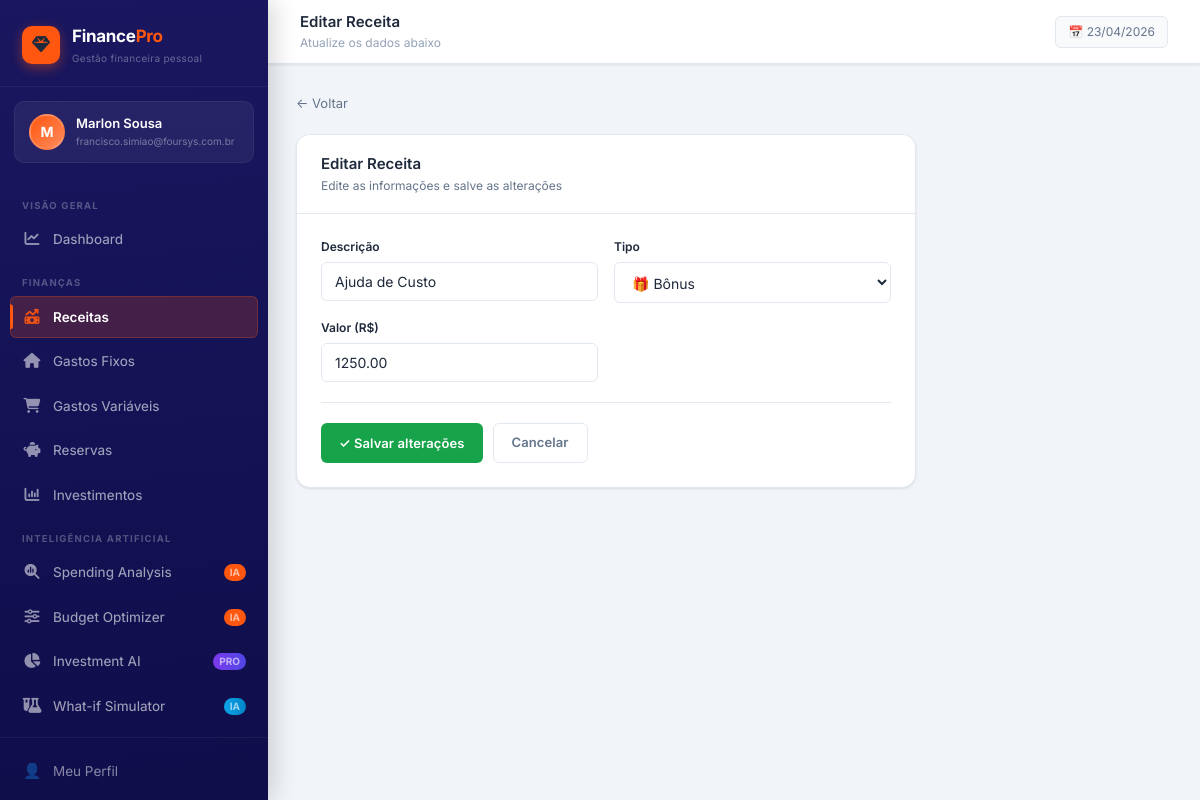
The app's page /receitas/2/editar/ (signed in) with its own data.
### accounts/models.py (models this page shows, shortened)
class User(AbstractBaseUser, PermissionsMixin):
    email = models.EmailField(unique=True, verbose_name='E-mail')
    first_name = models.CharField(max_length=100, verbose_name='Nome')
    last_name = models.CharField(max_length=100, blank=True, verbose_name='Sobrenome')
    photo = models.ImageField(
        upload_to='photos/',
        null=True, blank=True,
        verbose_name='Foto do perfil'
    )
    is_active = models.BooleanField(default=True)
    is_staff = models.BooleanField(default=False)
    date_joined = models.DateTimeField(auto_now_add=True)
    objects = UserManager()
    USERNAME_FIELD = 'email'
    REQUIRED_FIELDS = ['first_name']
    class Meta:
        verbose_name = 'Usuário'
        verbose_name_plural = 'Usuários'
    def get_full_name(self):
        return f'{self.first_name} {self.last_name}'.strip()

### finance/models.py (models this page shows, shortened)
class Receita(models.Model):
    TIPO_CHOICES = [
        ('salary', '💼 Salário'),
        ('vr',     '🍽️ VR / VA'),
        ('bonus',  '🎁 Bônus'),
        ('other',  '📦 Outro'),
    ]
    user   = models.ForeignKey(settings.AUTH_USER_MODEL, on_delete=models.CASCADE, related_name='receitas')
    nome   = models.CharField(max_length=200, verbose_name='Descrição')
    tipo   = models.CharField(max_length=20, choices=TIPO_CHOICES, default='salary', verbose_name='Tipo')
    valor  = models.DecimalField(max_digits=12, decimal_places=2, verbose_name='Valor (R$)')
    criado = models.DateTimeField(auto_now_add=True)
    class Meta:
        verbose_name = 'Receita'
        ordering = ['-criado']

### finance/views.py (the view)
# urls.py: path('receitas/<int:pk>/editar/',         views.receita_edit,        name='receita_edit'),
@login_required
def receita_edit(request, pk):
    obj = get_object_or_404(Receita, pk=pk, user=request.user)
    form = ReceitaForm(request.POST or None, instance=obj)
    if request.method == 'POST' and form.is_valid():
        form.save()
        messages.success(request, 'Receita atualizada!')
        return redirect('receitas')
    return render(request, 'finance/form_edit.html', {
        'form': form, 'title': 'Editar Receita', 'back_url': 'receitas', 'page': 'receitas'
    })

### finance/forms.py
class ReceitaForm(forms.ModelForm):
    class Meta:
        model = Receita
        fields = ['nome', 'tipo', 'valor']
        widgets = {
            'nome':  forms.TextInput(attrs={**_input, 'placeholder': 'Ex: Salário Empresa X'}),
            'tipo':  forms.Select(attrs=_select),
            'valor': forms.NumberInput(attrs={**_input, 'placeholder': '0.00', 'step': '0.01', 'min': '0'}),
        }
        labels = {'nome': 'Descrição', 'tipo': 'Tipo', 'valor': 'Valor (R$)'}

### templates/finance/form_edit.html (shortened to what this page needs)
{% extends 'base.html' %}
{% block page_title %}{{ title }}{% endblock %}
{% block page_sub %}Atualize os dados abaixo{% endblock %}
{% block content %}
<div style="max-width:620px">
  <a href="{% url back_url %}" style="display:inline-flex;align-items:center;gap:7px;font-size:13px;color:var(--text-secondary);margin-bottom:20px;transition:color .18s" onmouseover="this.style.color='var(--primary)'" onmouseout="this.style.color='var(--text-secondary)'">
    ← Voltar
  </a>
  <div class="section-card">
    <div class="section-header">
      <div class="section-header-text">
        <h3>{{ title }}</h3>
        <p>Edite as informações e salve as alterações</p>
      </div>
    </div>
    <div class="section-body">
      <form method="post" novalidate>
        <div class="form-row">
          {% for field in form %}
          <div class="form-group">
            <label for="{{ field.id_for_label }}">{{ field.label }}</label>
            {{ field }}
          </div>
          {% endfor %}
        </div>
        <div class="form-actions" style="margin-top:20px;padding-top:20px;border-top:1px solid var(--border)">
          <button type="submit" class="btn btn-success">✓ Salvar alterações</button>
          <a href="{% url back_url %}" class="btn btn-outline">Cancelar</a>
        </div>
      </form>
    </div>
  </div>
</div>
{% endblock %}

### templates/base.html (shortened to what this page needs)
<!DOCTYPE html>
<html lang="pt-BR">
<head>
<link rel="stylesheet" href="https://cdnjs.cloudflare.com/ajax/libs/font-awesome/6.5.0/css/all.min.css">
</head>
<body>
<div class="layout">
  <aside class="sidebar" id="sidebar">
    <div class="sidebar-logo">
      <div class="sidebar-logo-icon">
        <i class="fa-solid fa-gem"></i>
      </div>
      <div class="sidebar-logo-text">
        <h1>Finance<span>Pro</span></h1>
        <p>Gestão financeira pessoal</p>
      </div>
    </div>
    {% if user.is_authenticated %}
    <div class="sidebar-user">
      <div class="sidebar-avatar">
        {% if user.photo %}
          <img src="{{ user.photo.url }}" alt="">
        {% else %}
          {{ user.first_name|first|upper }}
        {% endif %}
      </div>
      <div class="sidebar-user-info">
        <div class="sidebar-user-name">{{ user.get_full_name }}</div>
        <div class="sidebar-user-role">{{ user.email }}</div>
      </div>
    </div>
    {% endif %}
    <nav class="sidebar-nav">
      <div class="nav-section">Visão Geral</div>
      <a href="{% url 'dashboard' %}" class="nav-item {% if page == 'dashboard' %}active{% endif %}">
        <span class="nav-icon">
          <i class="fa-solid fa-chart-line"></i>
        </span> Dashboard
      </a>
      <div class="nav-section">Finanças</div>
      <a href="{% url 'receitas' %}" class="nav-item {% if page == 'receitas' %}active{% endif %}">
        <span class="nav-icon">
  <i class="fa-solid fa-money-bill-trend-up"></i>
</span> Receitas
      </a>
      <a href="{% url 'gastos_fixos' %}" class="nav-item {% if page == 'fixos' %}active{% endif %}">
        <span class="nav-icon">
  <i class="fa-solid fa-house"></i>
</span> Gastos Fixos
      </a>
      <a href="{% url 'gastos_variaveis' %}" class="nav-item {% if page == 'variaveis' %}active{% endif %}">
        <span class="nav-icon">
  <i class="fa-solid fa-cart-shopping"></i>
</span> Gastos Variáveis
      </a>
      <a href="{% url 'reservas' %}" class="nav-item {% if page == 'reservas' %}active{% endif %}">
        <span class="nav-icon">
  <i class="fa-solid fa-piggy-bank"></i>
</span> Reservas
      </a>
      <a href="{% url 'investimentos' %}" class="nav-item {% if page == 'investimentos' %}active{% endif %}">
        <span class="nav-icon">
  <i class="fa-solid fa-chart-column"></i>
</span> Investimentos
      </a>
      <div class="nav-section">Inteligência Artificial</div>
      <a href="{% url 'spending_analysis' %}" class="nav-item {% if page == 'spending_analysis' %}active{% endif %}">
        <span class="nav-icon"><i class="fa-solid fa-magnifying-glass-chart"></i></span>
        Spending Analysis
        <span class="nav-badge">IA</span>
      </a>
      <a href="{% url 'budget_optimizer' %}" class="nav-item {% if page == 'budget_optimizer' %}active{% endif %}">
        <span class="nav-icon"><i class="fa-solid fa-sliders"></i></span>
        Budget Optimizer
        <span class="nav-badge">IA</span>
      </a>
      <a href="{% url 'investment_assistant' %}" class="nav-item {% if page == 'investment_assistant' %}active{% endif %}">
        <span class="nav-icon"><i class="fa-solid fa-chart-pie"></i></span>
        Investment AI
        <span class="nav-badge" style="background:linear-gradient(90deg,#7c3aed,#4f46e5)">PRO</span>
      </a>
      <a href="{% url 'whatif_simulator' %}" class="nav-item {% if page == 'whatif_simulator' %}active{% endif %}">
        <span class="nav-icon"><i class="fa-solid fa-flask-vial"></i></span>
        What-if Simulator
        <span class="nav-badge" style="background:linear-gradient(90deg,#0ea5e9,#0284c7)">IA</span>
      </a>
    </nav>
    <div class="sidebar-footer">
      <a href="{% url 'profile' %}" class="sidebar-footer-link">
        <span class="nav-icon">👤</span> Meu Perfil
      </a>
      <form method="post" action="{% url 'logout' %}" style="margin:0">
        <button type="submit" class="sidebar-footer-btn">
        </button>
      </form>
    </div>
  </aside>
  <div class="main">
    <header class="header">
      <div class="header-left">
        <div class="breadcrumb">
          <div>
            <div class="breadcrumb-current">{% block page_title %}FinancePro{% endblock %}</div>
            <div class="breadcrumb-sub">{% block page_sub %}{% endblock %}</div>
          </div>
        </div>
      </div>
      <div class="header-right">
        {% block header_right %}
        <div class="header-chip">
          📅 {% now "d/m/Y" %}
        </div>
        {% endblock %}
      </div>
    </header>
    <div class="content-wrapper">
      <div class="content">
        {% block content %}{% endblock %}
      </div>
    </div>
  </div>
</div>
</body>
</html>

### records on screen
User: first_name|first "M", get_full_name "Marlon Sousa", email "francisco.simiao@foursys.com.br"
Receita: form "Ajuda de Custo" "🎁 Bônus" "1250.00"

### other values on screen
{{ title }} "Editar Receita"
{{ field.label }} "Descrição" "Tipo" "Valor (R$)"
